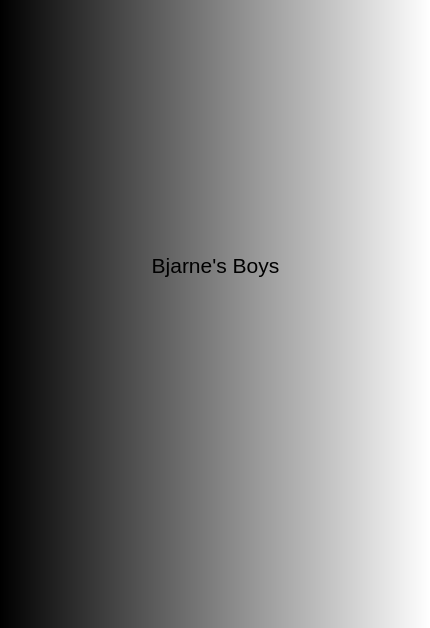
<?xml version="1.0" encoding="UTF-8"?>
<ui version="4.0">
 <class>SplashScreenDialog</class>
 <widget class="QDialog" name="SplashScreenDialog">
  <property name="geometry">
   <rect>
    <x>0</x>
    <y>0</y>
    <width>430</width>
    <height>628</height>
   </rect>
  </property>
  <property name="windowTitle">
   <string>Dialog</string>
  </property>
  <property name="styleSheet">
   <string notr="true">background-color: qlineargradient(spread:pad, x1:0, y1:0, x2:1, y2:0, stop:0 rgba(0, 0, 0, 255), stop:1 rgba(255, 255, 255, 255));
background-color: qconicalgradient(cx:0.5, cy:0.5, angle:0, stop:0 rgba(35, 40, 3, 255), stop:0.16 rgba(136, 106, 22, 255), stop:0.225 rgba(166, 140, 41, 255), stop:0.285 rgba(204, 181, 74, 255), stop:0.345 rgba(235, 219, 102, 255), stop:0.415 rgba(245, 236, 112, 255), stop:0.52 rgba(209, 190, 76, 255), stop:0.57 rgba(187, 156, 51, 255), stop:0.635 rgba(168, 142, 42, 255), stop:0.695 rgba(202, 174, 68, 255), stop:0.75 rgba(218, 202, 86, 255), stop:0.815 rgba(208, 187, 73, 255), stop:0.88 rgba(187, 156, 51, 255), stop:0.935 rgba(137, 108, 26, 255), stop:1 rgba(35, 40, 3, 255));</string>
  </property>
  <property name="sizeGripEnabled">
   <bool>false</bool>
  </property>
  <property name="modal">
   <bool>true</bool>
  </property>
  <widget class="QLabel" name="label">
   <property name="geometry">
    <rect>
     <x>130</x>
     <y>60</y>
     <width>181</width>
     <height>171</height>
    </rect>
   </property>
   <property name="styleSheet">
    <string notr="true">background-color: rgba(255, 255, 255, 0);</string>
   </property>
   <property name="frameShape">
    <enum>QFrame::NoFrame</enum>
   </property>
   <property name="text">
    <string/>
   </property>
   <property name="pixmap">
    <pixmap>:/Resources/bb.png</pixmap>
   </property>
   <property name="scaledContents">
    <bool>false</bool>
   </property>
   <property name="alignment">
    <set>Qt::AlignCenter</set>
   </property>
  </widget>
  <widget class="QLabel" name="label_name">
   <property name="geometry">
    <rect>
     <x>140</x>
     <y>250</y>
     <width>151</width>
     <height>31</height>
    </rect>
   </property>
   <property name="font">
    <font>
     <pointsize>16</pointsize>
    </font>
   </property>
   <property name="styleSheet">
    <string notr="true">background-color: rgba(255, 255, 255, 0);
color: rgb(0, 0, 0);</string>
   </property>
   <property name="text">
    <string>Bjarne's Boys</string>
   </property>
   <property name="alignment">
    <set>Qt::AlignCenter</set>
   </property>
  </widget>
  <widget class="QLabel" name="label_gif">
   <property name="geometry">
    <rect>
     <x>120</x>
     <y>330</y>
     <width>191</width>
     <height>241</height>
    </rect>
   </property>
   <property name="styleSheet">
    <string notr="true">background-color: rgba(255, 255, 255, 0);</string>
   </property>
   <property name="text">
    <string/>
   </property>
   <property name="alignment">
    <set>Qt::AlignCenter</set>
   </property>
  </widget>
  <zorder>label_gif</zorder>
  <zorder>label</zorder>
  <zorder>label_name</zorder>
 </widget>
 <resources/>
 <connections/>
</ui>
